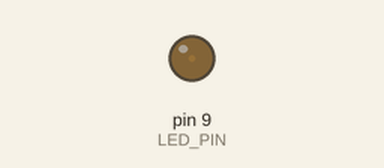
Bench run of a sketch on a simulated Arduino Uno, built with avr-gcc and run on an emulated ATmega328P. On the bench: output pins drawn as LEDs (lit = HIGH).

Above: at 0.05 s.
At 2.25 s:
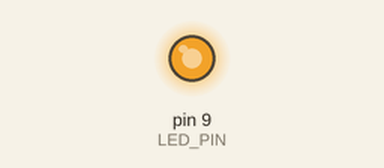
At 3.35 s:
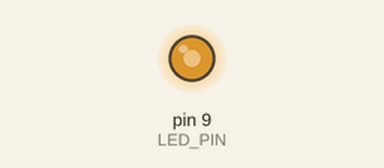
At 4.5 s:
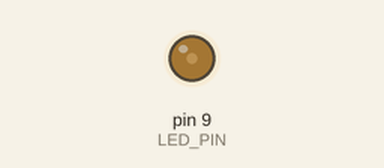
Timing chart, 0 to 6.6 s (numbered marks = the images above):
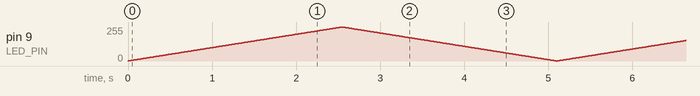

The sketch:

sketch_aug19a.ino
```cpp
int LED_PIN = 9; // PWM pin of led(s)
int brightness = 0; // Current brightness of led [0-maxBrightness]
int maxBrightness= 255; // between [0-255]
bool fadingOn = true;

// the setup function runs once when you press reset or power the board
void setup() {
  pinMode(LED_PIN, OUTPUT);
}

// the loop routine runs over and over again forever:
void loop() {

  // Turn around at maxBrightness and at 0
  if (brightness >= maxBrightness) {
    fadingOn = false;
  } else if (brightness <= 0) {
    fadingOn = true;
  }

  if (brightness == 0) {  // Wait after a blink
//    delay(2000);
  }

  // Change brightness
  if (fadingOn) {
    brightness ++;
  } else {
    brightness --;
  }

  // Push value to pin, and delay for next loop
  analogWrite(LED_PIN, brightness);
  delay(10);
}
```
